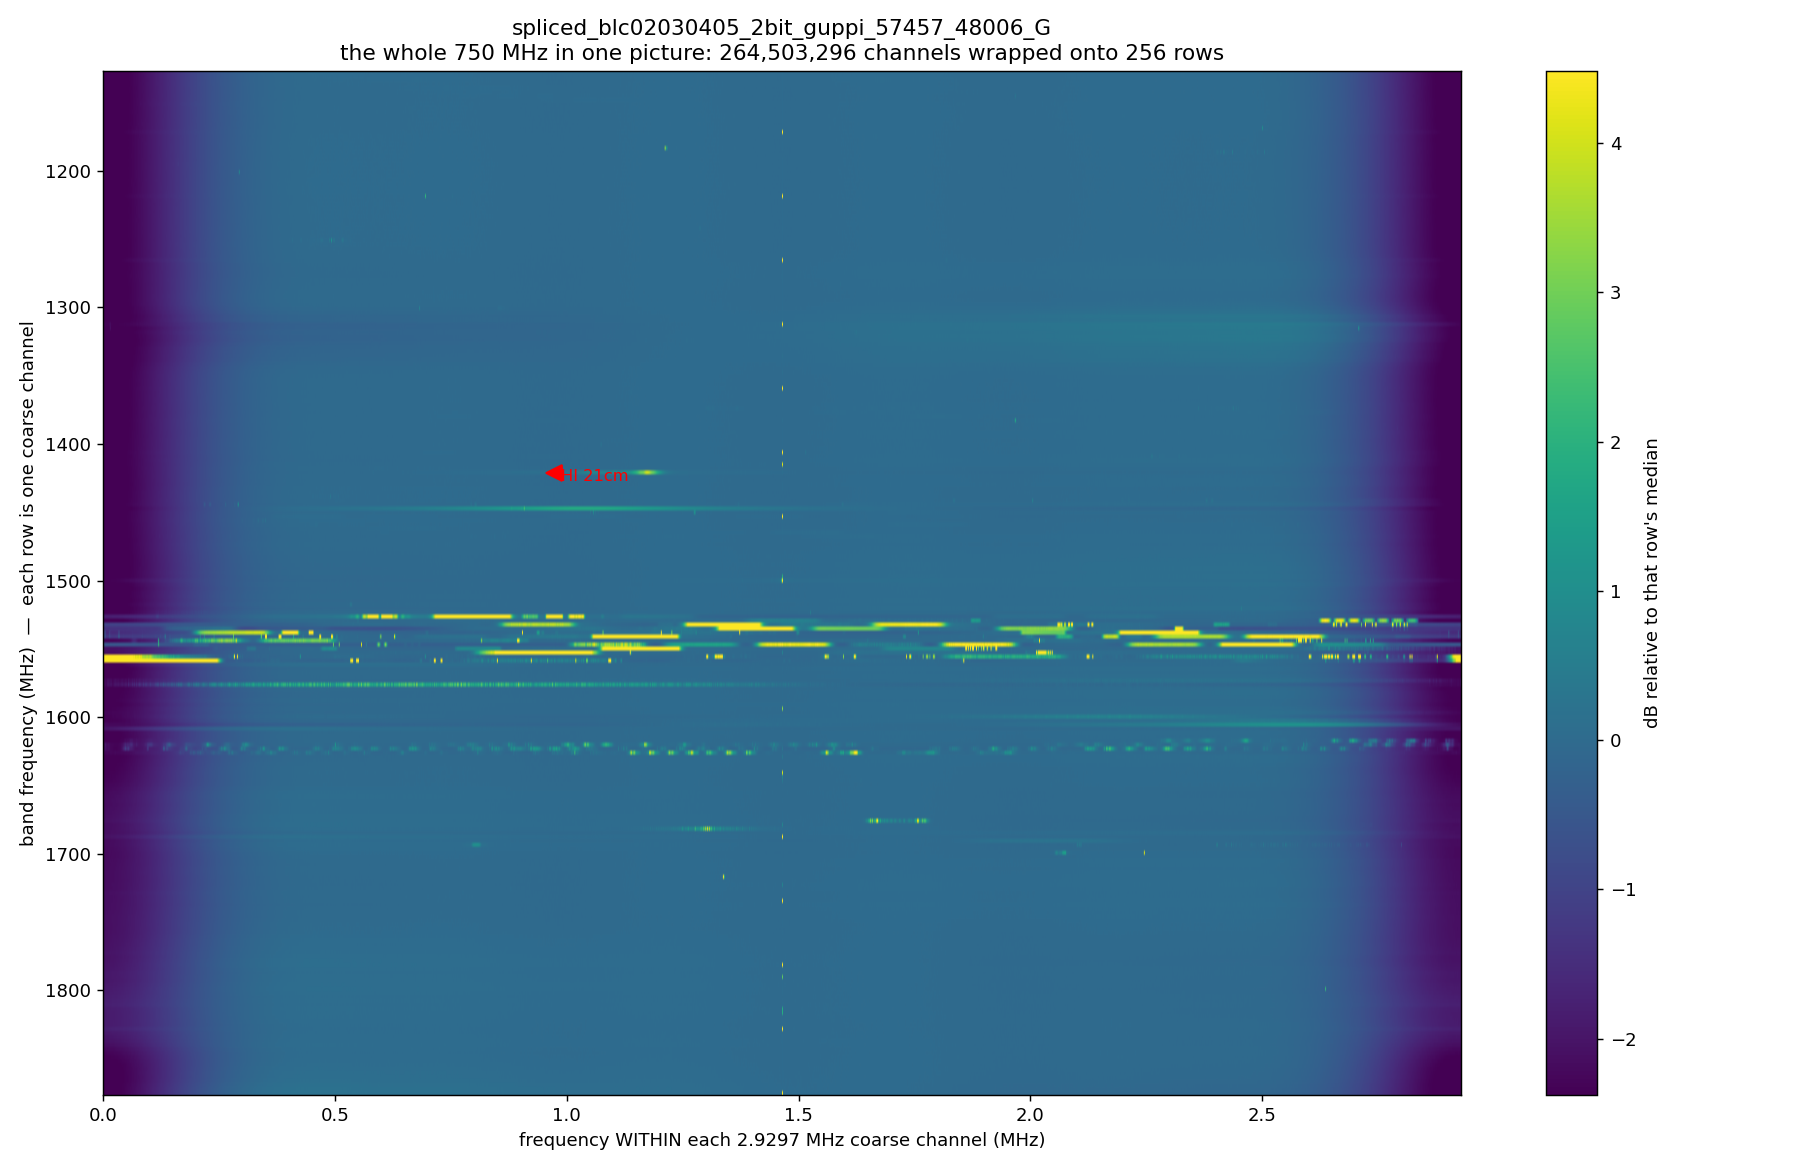

Generate this figure with Python:
#!/usr/bin/env python3
"""band_mosaic.py — the WHOLE band in one picture, by wrapping frequency onto rows.

A BL fine scan is 264,503,296 channels x 16 integrations. As a conventional
waterfall that is a 4.2-gigapixel strip 2.8 km wide at screen DPI, so every
normal plot of it is a 0.1% crop. But the frequency axis does not have to be one
long line: wrap it like text on a page and the entire 750 MHz fits on a screen.

Each ROW is one coarse channel (2.93 MHz); x within the row is frequency inside
that channel; brightness is power, time-averaged over the scan. Reading down the
page is tuning across the band.

The layout earns its keep rather than just being pretty: because every row is the
same width as the instrument's own coarse channel, anything belonging to the
INSTRUMENT lines up vertically down the page, while anything belonging to the SKY
does not. The polyphase filterbank's roll-off becomes two clean vertical edges,
and that is the same structure the coarse-channel veto in recipe_api keys on.

    python band_mosaic.py --scan <file.h5> --out band.png
"""
import argparse
import sys
import time
from pathlib import Path

import numpy as np

HERE = Path(__file__).resolve().parent
sys.path.insert(0, str(HERE))

COARSE_MHZ = 2.9296875


def main():
    ap = argparse.ArgumentParser(description=__doc__,
                                 formatter_class=argparse.RawDescriptionHelpFormatter)
    ap.add_argument("--scan", required=True)
    ap.add_argument("--out", default="band_mosaic.png")
    ap.add_argument("--cols", type=int, default=1400, help="pixels per row")
    ap.add_argument("--f-start", type=float, default=None)
    ap.add_argument("--f-stop", type=float, default=None)
    a = ap.parse_args()

    import hdf5plugin          # noqa: F401  (BL bitshuffle)
    import h5py
    import matplotlib
    matplotlib.use("Agg")
    import matplotlib.pyplot as plt

    f = h5py.File(a.scan, "r")
    d = f["data"]
    at = dict(d.attrs)
    fch1 = float(at["fch1"])
    foff = float(at["foff"])
    ntime, _, nchan = d.shape
    # frequency ascending
    f_lo = min(fch1, fch1 + foff * nchan)
    f_hi = max(fch1, fch1 + foff * nchan)
    lo = a.f_start if a.f_start is not None else f_lo
    hi = a.f_stop if a.f_stop is not None else f_hi
    per_row = int(round(COARSE_MHZ / abs(foff)))
    nrows = int((hi - lo) / COARSE_MHZ)
    print(f"{Path(a.scan).name}")
    print(f"  band {f_lo:.3f}-{f_hi:.3f} MHz, {nchan:,} channels, {ntime} integrations")
    print(f"  mosaic: {nrows} rows x {a.cols} px  (one row = {COARSE_MHZ:.4f} MHz "
          f"= {per_row:,} channels averaged to {a.cols})")

    img = np.zeros((nrows, a.cols), np.float32)
    t0 = time.time()
    for r in range(nrows):
        # channel index of this row's start (freq ascending vs stored order)
        fr = lo + r * COARSE_MHZ
        # BL stores frequency DESCENDING (foff < 0), so the channel index of the
        # row's low edge is the LARGER index. Compute both ends and order them;
        # the previous version swapped c0/c1 and then sliced [c0:c1] with c0 > c1,
        # which silently yields an empty slice for every row and writes a blank
        # image in zero seconds.
        ca = int(round((fr - fch1) / foff))
        cb = int(round((fr + COARSE_MHZ - fch1) / foff))
        c0, c1 = (ca, cb) if ca < cb else (cb, ca)
        c0 = max(0, min(nchan - 1, c0))
        c1 = max(0, min(nchan, c1))
        if c1 - c0 < a.cols:
            continue
        acc = np.zeros(c1 - c0, np.float64)
        for t in range(ntime):                       # row-at-a-time: one chunk
            acc += d[t, 0, c0:c1]
        acc /= ntime
        if foff < 0:
            acc = acc[::-1]
        n = (len(acc) // a.cols) * a.cols
        img[r] = acc[:n].reshape(a.cols, -1).mean(1)
        if r % 40 == 0:
            el = time.time() - t0
            print(f"   row {r:>3}/{nrows}  {fr:8.2f} MHz   "
                  f"eta {el/(r+1)*(nrows-r-1):5.0f}s", flush=True)

    # per-row normalisation: every coarse channel has its own gain, and without
    # this the picture is a map of the receiver's gain curve, not of the sky.
    med = np.median(img, axis=1, keepdims=True)
    med[med <= 0] = 1.0
    shown = 10 * np.log10(np.maximum(img / med, 1e-6))

    fig, ax = plt.subplots(figsize=(14, 9), dpi=130)
    v0, v1 = np.percentile(shown, (2, 99.7))
    im = ax.imshow(shown, aspect="auto", cmap="viridis", vmin=v0, vmax=v1,
                   extent=[0, COARSE_MHZ, lo + nrows * COARSE_MHZ, lo])
    ax.set_xlabel("frequency WITHIN each 2.9297 MHz coarse channel (MHz)")
    ax.set_ylabel("band frequency (MHz)  —  each row is one coarse channel")
    ax.set_title(f"{Path(a.scan).name[:44]}\n"
                 f"the whole {hi-lo:.0f} MHz in one picture: "
                 f"{nchan:,} channels wrapped onto {nrows} rows")
    fig.colorbar(im, ax=ax, label="dB relative to that row's median")
    # HI line marker
    hi_line = 1420.405751768
    if lo < hi_line < lo + nrows * COARSE_MHZ:
        row_f = lo + int((hi_line - lo) / COARSE_MHZ) * COARSE_MHZ
        ax.plot([(hi_line - row_f)], [row_f + COARSE_MHZ / 2], "r<", ms=9)
        ax.annotate("HI 21cm", xy=((hi_line - row_f), row_f), color="red",
                    fontsize=9, xytext=(4, -6), textcoords="offset points")
    fig.tight_layout()
    fig.savefig(a.out)
    print(f"\nwrote {a.out}  ({time.time()-t0:.0f}s)")
    return 0


if __name__ == "__main__":
    raise SystemExit(main())
